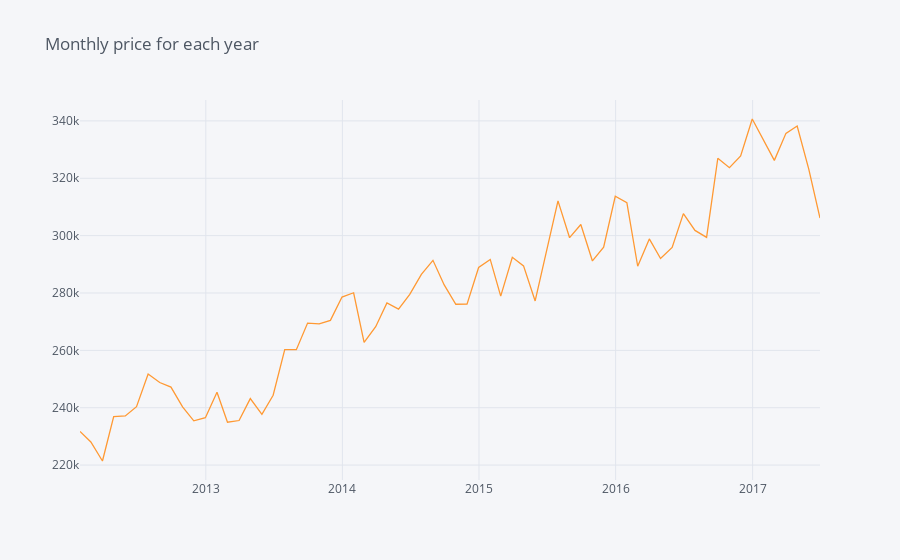

The code cell stored with this chart in its notebook:
### Markdown cell above
### Monthly Basis

### Code cell
data_group3.resample('M').Price.mean().iplot(kind="line",title="Monthly price for each year")
